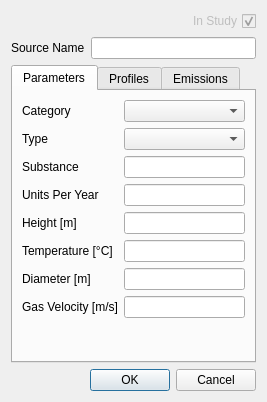
<?xml version="1.0" encoding="UTF-8"?>
<ui version="4.0">
 <class>Dialog</class>
 <widget class="QDialog" name="Dialog">
  <property name="geometry">
   <rect>
    <x>0</x>
    <y>0</y>
    <width>267</width>
    <height>402</height>
   </rect>
  </property>
  <property name="windowTitle">
   <string>OpenALAQS - Point Sources</string>
  </property>
  <layout class="QFormLayout" name="formLayout">
   <item row="0" column="1">
    <layout class="QHBoxLayout" name="horizontalLayout">
     <property name="topMargin">
      <number>0</number>
     </property>
     <item>
      <spacer name="horizontalSpacer">
       <property name="orientation">
        <enum>Qt::Horizontal</enum>
       </property>
       <property name="sizeHint" stdset="0">
        <size>
         <width>40</width>
         <height>20</height>
        </size>
       </property>
      </spacer>
     </item>
     <item>
      <widget class="QCheckBox" name="instudy">
       <property name="enabled">
        <bool>false</bool>
       </property>
       <property name="layoutDirection">
        <enum>Qt::RightToLeft</enum>
       </property>
       <property name="text">
        <string>In Study</string>
       </property>
       <property name="checked">
        <bool>true</bool>
       </property>
      </widget>
     </item>
    </layout>
   </item>
   <item row="2" column="0">
    <widget class="QLabel" name="label_47">
     <property name="text">
      <string>Source Name</string>
     </property>
    </widget>
   </item>
   <item row="2" column="1">
    <widget class="QLineEdit" name="source_id"/>
   </item>
   <item row="4" column="0" colspan="2">
    <widget class="QTabWidget" name="tabWidget">
     <property name="currentIndex">
      <number>0</number>
     </property>
     <widget class="QWidget" name="tab">
      <attribute name="title">
       <string>Parameters</string>
      </attribute>
      <layout class="QFormLayout" name="formLayout_2">
       <property name="fieldGrowthPolicy">
        <enum>QFormLayout::AllNonFixedFieldsGrow</enum>
       </property>
       <item row="0" column="0">
        <widget class="QLabel" name="label_6">
         <property name="text">
          <string>Category</string>
         </property>
        </widget>
       </item>
       <item row="0" column="1">
        <widget class="QComboBox" name="category"/>
       </item>
       <item row="1" column="0">
        <widget class="QLabel" name="label_7">
         <property name="text">
          <string>Type</string>
         </property>
        </widget>
       </item>
       <item row="9" column="0">
        <layout class="QGridLayout" name="gridLayout"/>
       </item>
       <item row="1" column="1">
        <widget class="QComboBox" name="type">
         <property name="editable">
          <bool>false</bool>
         </property>
        </widget>
       </item>
       <item row="2" column="0">
        <widget class="QLabel" name="label_8">
         <property name="text">
          <string>Substance</string>
         </property>
        </widget>
       </item>
       <item row="2" column="1">
        <widget class="QLineEdit" name="substance"/>
       </item>
       <item row="4" column="0">
        <widget class="QLabel" name="label">
         <property name="text">
          <string>Height [m]</string>
         </property>
        </widget>
       </item>
       <item row="4" column="1">
        <widget class="QLineEdit" name="height"/>
       </item>
       <item row="3" column="1">
        <widget class="QLineEdit" name="ops_year"/>
       </item>
       <item row="6" column="0">
        <widget class="QLabel" name="label_3">
         <property name="text">
          <string>Temperature [°C]</string>
         </property>
        </widget>
       </item>
       <item row="6" column="1">
        <widget class="QLineEdit" name="temperature"/>
       </item>
       <item row="7" column="0">
        <widget class="QLabel" name="label_4">
         <property name="text">
          <string>Diameter [m]</string>
         </property>
        </widget>
       </item>
       <item row="7" column="1">
        <widget class="QLineEdit" name="diameter"/>
       </item>
       <item row="8" column="0">
        <widget class="QLabel" name="label_5">
         <property name="text">
          <string>Gas Velocity [m/s]</string>
         </property>
        </widget>
       </item>
       <item row="8" column="1">
        <widget class="QLineEdit" name="velocity"/>
       </item>
       <item row="3" column="0">
        <widget class="QLabel" name="label_2">
         <property name="text">
          <string>Units Per Year</string>
         </property>
        </widget>
       </item>
      </layout>
     </widget>
     <widget class="QWidget" name="tab_2">
      <attribute name="title">
       <string>Profiles</string>
      </attribute>
      <layout class="QFormLayout" name="formLayout_3">
       <item row="0" column="0">
        <widget class="QLabel" name="label_9">
         <property name="text">
          <string>Hourly</string>
         </property>
        </widget>
       </item>
       <item row="0" column="1">
        <widget class="QComboBox" name="hour_profile"/>
       </item>
       <item row="1" column="0">
        <widget class="QLabel" name="label_10">
         <property name="text">
          <string>Daily</string>
         </property>
        </widget>
       </item>
       <item row="1" column="1">
        <widget class="QComboBox" name="daily_profile"/>
       </item>
       <item row="2" column="0">
        <widget class="QLabel" name="label_11">
         <property name="text">
          <string>Monthly</string>
         </property>
        </widget>
       </item>
       <item row="2" column="1">
        <widget class="QComboBox" name="month_profile"/>
       </item>
      </layout>
     </widget>
     <widget class="QWidget" name="tab_3">
      <attribute name="title">
       <string>Emissions</string>
      </attribute>
      <layout class="QFormLayout" name="formLayout_4">
       <item row="0" column="0">
        <widget class="QLabel" name="label_13">
         <property name="text">
          <string>CO [kg/unit]</string>
         </property>
         <property name="alignment">
          <set>Qt::AlignRight|Qt::AlignTrailing|Qt::AlignVCenter</set>
         </property>
        </widget>
       </item>
       <item row="0" column="1">
        <widget class="QLineEdit" name="co_kg_k"/>
       </item>
       <item row="1" column="0">
        <widget class="QLabel" name="label_14">
         <property name="text">
          <string>HC [kg/unit]</string>
         </property>
         <property name="alignment">
          <set>Qt::AlignRight|Qt::AlignTrailing|Qt::AlignVCenter</set>
         </property>
        </widget>
       </item>
       <item row="1" column="1">
        <widget class="QLineEdit" name="hc_kg_k"/>
       </item>
       <item row="2" column="0">
        <widget class="QLabel" name="label_15">
         <property name="text">
          <string>NOx [kg/unit]</string>
         </property>
         <property name="alignment">
          <set>Qt::AlignRight|Qt::AlignTrailing|Qt::AlignVCenter</set>
         </property>
        </widget>
       </item>
       <item row="2" column="1">
        <widget class="QLineEdit" name="nox_kg_k"/>
       </item>
       <item row="3" column="0">
        <widget class="QLabel" name="label_16">
         <property name="text">
          <string>SOx [kg/unit]</string>
         </property>
         <property name="alignment">
          <set>Qt::AlignRight|Qt::AlignTrailing|Qt::AlignVCenter</set>
         </property>
        </widget>
       </item>
       <item row="3" column="1">
        <widget class="QLineEdit" name="sox_kg_k"/>
       </item>
       <item row="4" column="0">
        <widget class="QLabel" name="label_17">
         <property name="text">
          <string>PM10 [kg/unit]</string>
         </property>
         <property name="alignment">
          <set>Qt::AlignRight|Qt::AlignTrailing|Qt::AlignVCenter</set>
         </property>
        </widget>
       </item>
       <item row="4" column="1">
        <widget class="QLineEdit" name="pm10_kg_k"/>
       </item>
       <item row="5" column="0">
        <widget class="QLabel" name="label_18">
         <property name="text">
          <string>P1 [kg/unit]</string>
         </property>
         <property name="alignment">
          <set>Qt::AlignRight|Qt::AlignTrailing|Qt::AlignVCenter</set>
         </property>
        </widget>
       </item>
       <item row="5" column="1">
        <widget class="QLineEdit" name="p1_kg_k"/>
       </item>
       <item row="6" column="0">
        <widget class="QLabel" name="label_19">
         <property name="text">
          <string>P2 [kg/unit]</string>
         </property>
         <property name="alignment">
          <set>Qt::AlignRight|Qt::AlignTrailing|Qt::AlignVCenter</set>
         </property>
        </widget>
       </item>
       <item row="6" column="1">
        <widget class="QLineEdit" name="p2_kg_k"/>
       </item>
      </layout>
     </widget>
    </widget>
   </item>
   <item row="6" column="0" colspan="2">
    <widget class="QDialogButtonBox" name="buttonBox">
     <property name="orientation">
      <enum>Qt::Horizontal</enum>
     </property>
     <property name="standardButtons">
      <set>QDialogButtonBox::Cancel|QDialogButtonBox::Ok</set>
     </property>
    </widget>
   </item>
  </layout>
 </widget>
 <tabstops>
  <tabstop>source_id</tabstop>
  <tabstop>tabWidget</tabstop>
  <tabstop>category</tabstop>
  <tabstop>type</tabstop>
  <tabstop>substance</tabstop>
  <tabstop>ops_year</tabstop>
  <tabstop>height</tabstop>
  <tabstop>temperature</tabstop>
  <tabstop>diameter</tabstop>
  <tabstop>velocity</tabstop>
  <tabstop>hour_profile</tabstop>
  <tabstop>daily_profile</tabstop>
  <tabstop>month_profile</tabstop>
  <tabstop>co_kg_k</tabstop>
  <tabstop>hc_kg_k</tabstop>
  <tabstop>nox_kg_k</tabstop>
  <tabstop>sox_kg_k</tabstop>
  <tabstop>pm10_kg_k</tabstop>
  <tabstop>p1_kg_k</tabstop>
  <tabstop>p2_kg_k</tabstop>
  <tabstop>instudy</tabstop>
 </tabstops>
 <resources/>
 <connections/>
</ui>
